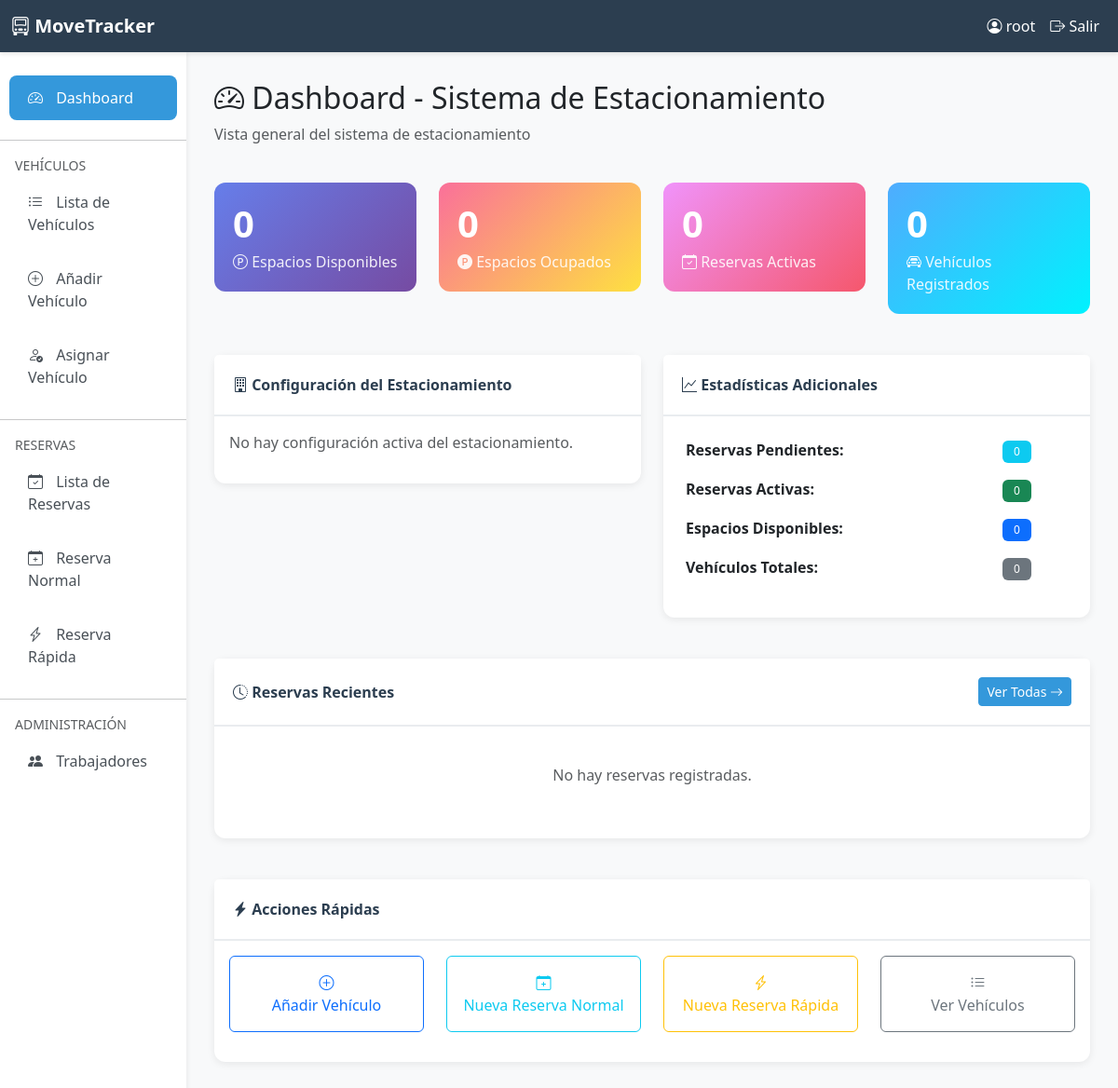
/parking/ (signed in), run on an earlier commit of the app's database.
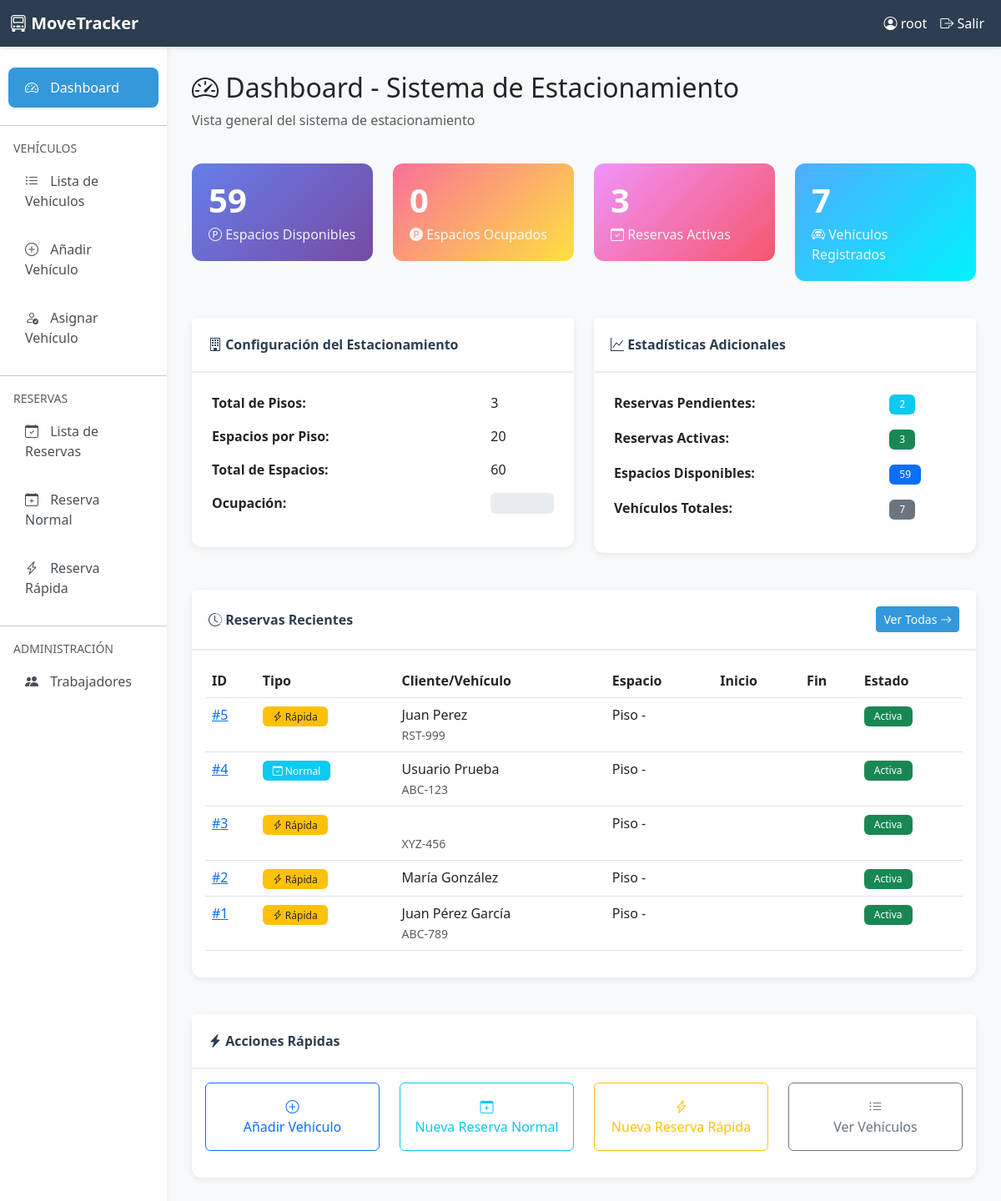
And on a later commit of the database.
### parking/models.py (models this page shows, shortened)
class ParkingConfiguration(models.Model):
    total_floors = models.PositiveIntegerField(
        verbose_name='Total de Pisos',
        validators=[MinValueValidator(1)],
        help_text='Número total de pisos en el estacionamiento'
    )
    spaces_per_floor = models.PositiveIntegerField(
        verbose_name='Espacios por Piso',
        validators=[MinValueValidator(1)],
        help_text='Cantidad de espacios de estacionamiento por piso'
    )
    is_active = models.BooleanField(
        default=True,
        verbose_name='Configuración Activa',
        help_text='Solo puede haber una configuración activa'
    )
    created_at = models.DateTimeField(auto_now_add=True, verbose_name='Fecha de Creación')
    updated_at = models.DateTimeField(auto_now=True, verbose_name='Última Actualización')
    created_by = models.ForeignKey(
        User,
        on_delete=models.SET_NULL,
        null=True,
        related_name='parking_configurations',
        verbose_name='Creado por'
    )
    class Meta:
        verbose_name = 'Configuración de Estacionamiento'
        verbose_name_plural = 'Configuraciones de Estacionamiento'
        ordering = ['-created_at']

class ParkingReservation(models.Model):
    class ReservationStatus(models.TextChoices):
        PENDING = 'PENDING', 'Pendiente'
        CONFIRMED = 'CONFIRMED', 'Confirmado'
        CANCELLED = 'CANCELLED', 'Cancelado'
        COMPLETED = 'COMPLETED', 'Completado'
    user = models.ForeignKey(
        User,
        on_delete=models.CASCADE,
        related_name='parking_reservations',
        verbose_name='Usuario',
        null=True,
        blank=True,
        help_text='Usuario registrado. Dejar en blanco para reserva rápida/manual'
    )
    vehicle = models.ForeignKey(
        Vehicle,
        on_delete=models.CASCADE,
        related_name='reservations',
        verbose_name='Vehículo',
        null=True,
        blank=True,
        help_text='Vehículo registrado. Dejar en blanco para reserva rápida/manual'
    )
    customer_name = models.CharField(
        max_length=100,
        blank=True,
        verbose_name='Nombre del Cliente',
        help_text='Para reservas rápidas sin usuario registrado'
    )
    customer_phone = models.CharField(
        max_length=20,
        blank=True,
        verbose_name='Teléfono del Cliente',
        help_text='Para reservas rápidas sin usuario registrado'
    )
    customer_email = models.EmailField(
        blank=True,
        verbose_name='Email del Cliente',
        help_text='Para reservas rápidas sin usuario registrado'
    )
    vehicle_plate = models.CharField(
        max_length=20,
        blank=True,
        verbose_name='Placa del Vehículo',
        help_text='Para reservas rápidas sin vehículo registrado'
    )
    vehicle_type_temp = models.CharField(
        max_length=20,
        choices=VehicleType.choices,
        blank=True,
        verbose_name='Tipo de Vehículo (Temporal)',
        help_text='Para reservas rápidas sin vehículo registrado'
    )
    parking_space = models.ForeignKey(
        ParkingSpace,
        on_delete=models.CASCADE,
        related_name='reservations',
        null=True,
        blank=True,
        verbose_name='Espacio Asignado'
    )
    status = models.CharField(
        max_length=20,
        choices=ReservationStatus.choices,
        default=ReservationStatus.PENDING,
        verbose_name='Estado'
    )
    reservation_date = models.DateTimeField(
        verbose_name='Fecha de Reserva',
        help_text='Fecha y hora para la cual se reserva'
    )
    duration_hours = models.PositiveIntegerField(
        verbose_name='Duración (horas)',
        validators=[MinValueValidator(1)],
        default=1
    )
    is_quick_reservation = models.BooleanField(
        default=False,
        verbose_name='Reserva Rápida',
        help_text='Indica si es una reserva rápida/manual sin usuario registrado'
    )
    notes = models.TextField(blank=True, verbose_name='Notas')
    created_by = models.ForeignKey(
        User,
        on_delete=models.SET_NULL,
        null=True,
        blank=True,
        related_name='reservations_created',
        verbose_name='Creado por',
        help_text='Trabajador o admin que creó la reserva'
    )
    created_at = models.DateTimeField(auto_now_add=True, verbose_name='Fecha de Creación')
    updated_at = models.DateTimeField(auto_now=True, verbose_name='Última Actualización')
    class Meta:
        verbose_name = 'Reserva de Estacionamiento'
        verbose_name_plural = 'Reservas de Estacionamiento'
        ordering = ['-reservation_date']
        indexes = [
            models.Index(fields=['status', 'reservation_date']),
            models.Index(fields=['user', 'status']),
            models.Index(fields=['is_quick_reservation', 'status']),
        ]

class Vehicle(models.Model):
    owner = models.ForeignKey(
        User,
        on_delete=models.CASCADE,
        related_name='vehicles',
        verbose_name='Propietario'
    )
    vehicle_type = models.CharField(
        max_length=20,
        choices=VehicleType.choices,
        verbose_name='Tipo de Vehículo'
    )
    brand = models.CharField(max_length=50, verbose_name='Marca')
    model = models.CharField(max_length=50, verbose_name='Modelo')
    year = models.PositiveIntegerField(
        verbose_name='Año',
        validators=[MinValueValidator(1900), MaxValueValidator(2100)]
    )
    color = models.CharField(max_length=30, verbose_name='Color')
    license_plate = models.CharField(
        max_length=20,
        unique=True,
        verbose_name='Placa',
        help_text='Número de placa del vehículo'
    )
    is_active = models.BooleanField(default=True, verbose_name='Activo')
    created_at = models.DateTimeField(auto_now_add=True, verbose_name='Fecha de Registro')
    updated_at = models.DateTimeField(auto_now=True, verbose_name='Última Actualización')
    registered_by = models.ForeignKey(
        User,
        on_delete=models.SET_NULL,
        null=True,
        related_name='registered_vehicles',
        verbose_name='Registrado por'
    )
    class Meta:
        verbose_name = 'Vehículo'
        verbose_name_plural = 'Vehículos'
        ordering = ['-created_at']
        indexes = [
            models.Index(fields=['license_plate']),
            models.Index(fields=['owner', 'is_active']),
        ]

### parking/views.py (the view)
# urls.py: path('', views.dashboard, name='dashboard'),
@login_required
@user_passes_test(is_admin_or_worker, login_url='user:login')
def dashboard(request):
    from .models import ParkingConfiguration, ParkingFloor
    config = ParkingConfiguration.objects.filter(is_active=True).first()
    total_spaces = ParkingSpace.objects.filter(is_active=True).count()
    available_spaces = ParkingSpace.objects.filter(
        status=ParkingSpace.SpaceStatus.AVAILABLE,
        is_active=True
    ).count()
    occupied_spaces = ParkingSpace.objects.filter(
        status=ParkingSpace.SpaceStatus.OCCUPIED,
        is_active=True
    ).count()
    reserved_spaces = ParkingSpace.objects.filter(
        status=ParkingSpace.SpaceStatus.RESERVED,
        is_active=True
    ).count()
    total_vehicles = Vehicle.objects.filter(is_active=True).count()
    now = timezone.now()
    active_reservations = ParkingReservation.objects.filter(
        reservation_date__lte=now,
        status__in=[
            ParkingReservation.ReservationStatus.PENDING,
            ParkingReservation.ReservationStatus.CONFIRMED
        ]
    ).count()
    pending_reservations = ParkingReservation.objects.filter(
        reservation_date__gt=now,
        status=ParkingReservation.ReservationStatus.PENDING
    ).count()
    recent_reservations = ParkingReservation.objects.select_related(
        'vehicle', 'vehicle__owner', 'parking_space', 'created_by'
    ).exclude(
        status=ParkingReservation.ReservationStatus.CANCELLED
    ).order_by('-created_at')[:5]
    context = {
        'title': 'Dashboard - Sistema de Estacionamiento',
        'config': config,
        'total_spaces': total_spaces,
        'available_spaces': available_spaces,
        'occupied_spaces': occupied_spaces,
        'reserved_spaces': reserved_spaces,
        'total_vehicles': total_vehicles,
        'active_reservations': active_reservations,
        'pending_reservations': pending_reservations,
        'recent_reservations': recent_reservations,
        'occupancy_percentage': (occupied_spaces / total_spaces * 100) if total_spaces > 0 else 0,
    }
    return render(request, 'parking/dashboard.html', context)

### parking/views.py (called while the page is built)
def is_admin_or_worker(user):
    if not user.is_authenticated:
        return False
    if user.is_superuser:
        return True
    if hasattr(user, 'role'):
        return user.role in ['ADMIN', 'WORKER']
    return user.is_staff

### parking/templates/parking/dashboard.html (shortened to what the changed rows need)
{% extends 'parking/base.html' %}
{% block content %}
<div class="row mb-4">
    <div class="col-12">
        <h2><i class="bi bi-speedometer2"></i> {{ title }}</h2>
    </div>
</div>
<div class="row">
    <div class="col-md-3">
        <div class="stat-card success">
            <h3>{{ available_spaces }}</h3>
            <p><i class="bi bi-p-circle"></i> Espacios Disponibles</p>
        </div>
    </div>
    <div class="col-md-3">
        <div class="stat-card info">
            <h3>{{ active_reservations }}</h3>
            <p><i class="bi bi-calendar-check"></i> Reservas Activas</p>
        </div>
    </div>
    <div class="col-md-3">
        <div class="stat-card warning">
            <h3>{{ total_vehicles }}</h3>
            <p><i class="bi bi-car-front"></i> Vehículos Registrados</p>
        </div>
    </div>
</div>
<div class="row mt-4">
    <div class="col-md-6">
        <div class="card">
            <div class="card-body">
                {% if config %}
                    <table class="table table-borderless">
                        <tr>
                            <td><strong>Total de Pisos:</strong></td>
                            <td>{{ config.total_floors }}</td>
                        </tr>
                        <tr>
                            <td><strong>Espacios por Piso:</strong></td>
                            <td>{{ config.spaces_per_floor }}</td>
                        </tr>
                        <tr>
                            <td><strong>Total de Espacios:</strong></td>
                            <td>{{ total_spaces }}</td>
                        </tr>
                        <tr>
                            <td><strong>Ocupación:</strong></td>
                            <td>
                                <div class="progress" style="height: 25px;">
                                </div>
                            </td>
                        </tr>
                    </table>
                {% else %}
                    <p class="text-muted">No hay configuración activa del estacionamiento.</p>
                {% endif %}
            </div>
        </div>
    </div>
    <div class="col-md-6">
        <div class="card">
            <div class="card-body">
                <table class="table table-borderless">
                    <tr>
                        <td><span class="badge bg-info">{{ pending_reservations }}</span></td>
                    </tr>
                    <tr>
                        <td><span class="badge bg-success">{{ active_reservations }}</span></td>
                    </tr>
                    <tr>
                        <td><span class="badge bg-primary">{{ available_spaces }}</span></td>
                    </tr>
                    <tr>
                        <td><span class="badge bg-secondary">{{ total_vehicles }}</span></td>
                    </tr>
                </table>
            </div>
        </div>
    </div>
</div>
<div class="row mt-4">
    <div class="col-12">
        <div class="card">
            <div class="card-body">
                {% if recent_reservations %}
                    <div class="table-responsive">
                        <table class="table table-hover">
                            <thead>
                                <tr>
                                    <th>ID</th>
                                    <th>Tipo</th>
                                    <th>Cliente/Vehículo</th>
                                    <th>Espacio</th>
                                    <th>Inicio</th>
                                    <th>Fin</th>
                                    <th>Estado</th>
                                </tr>
                            </thead>
                            <tbody>
                                {% for reservation in recent_reservations %}
                                    <tr>
                                        <td>
                                            <a href="{% url 'parking:reservation_detail' reservation.id %}">
                                                #{{ reservation.id }}
                                            </a>
                                        </td>
                                        <td>
                                            {% if reservation.is_quick_reservation %}
                                                <span class="badge bg-warning text-dark">
                                                    <i class="bi bi-lightning-charge"></i> Rápida
                                                </span>
                                            {% else %}
                                                <span class="badge bg-info">
                                                    <i class="bi bi-calendar-check"></i> Normal
                                                </span>
                                            {% endif %}
                                        </td>
                                        <td>
                                            {% if reservation.is_quick_reservation %}
                                                {{ reservation.customer_name }}<br>
                                                <small class="text-muted">{{ reservation.vehicle_plate }}</small>
                                            {% else %}
                                                {{ reservation.vehicle.owner.get_full_name|default:reservation.vehicle.owner.username }}<br>
                                                <small class="text-muted">{{ reservation.vehicle.license_plate }}</small>
                                            {% endif %}
                                        </td>
                                        <td>Piso {{ reservation.reserved_space.floor.floor_number }} - {{ reservation.reserved_space.space_number }}</td>
                                        <td>{{ reservation.start_datetime|date:"d/m/Y H:i" }}</td>
                                        <td>{{ reservation.end_datetime|date:"d/m/Y H:i" }}</td>
                                        <td>
                                            {% if reservation.is_cancelled %}
                                                <span class="badge bg-danger">Cancelada</span>
                                            {% elif reservation.start_datetime > now %}
                                                <span class="badge bg-secondary">Pendiente</span>
                                            {% elif reservation.end_datetime < now %}
                                                <span class="badge bg-dark">Completada</span>
                                            {% else %}
                                                <span class="badge bg-success">Activa</span>
                                            {% endif %}
                                        </td>
                                    </tr>
                                {% endfor %}
                            </tbody>
                        </table>
                    </div>
                {% else %}
                    <p class="text-muted text-center py-4">No hay reservas registradas.</p>
                {% endif %}
            </div>
        </div>
    </div>
</div>
{% endblock %}

What changed in the data, as far as the page shows it:
added ParkingConfiguration: total_floors "3", spaces_per_floor "20"
added ParkingReservation: id "5", is_quick_reservation True (drawn), customer_name "Juan Perez", vehicle_plate "RST-999"
added ParkingReservation: id "4", is_quick_reservation False (drawn), vehicle.owner.get_full_name "Usuario Prueba", vehicle.license_plate "ABC-123"
added ParkingReservation: id "3", is_quick_reservation True (drawn), vehicle_plate "XYZ-456"
added ParkingReservation: id "2", is_quick_reservation True (drawn), customer_name "María González"
added ParkingReservation: id "1", is_quick_reservation True (drawn), customer_name "Juan Pérez García", vehicle_plate "ABC-789"
Also different on the page:
{{ available_spaces }}: "0" → "59"
{{ active_reservations }}: "0" → "3"
{{ total_vehicles }}: "0" → "7"
{{ total_spaces }}: (not shown) → "60"
{{ pending_reservations }}: "0" → "2"
text no longer shown: "No hay configuración activa del estacionamiento. No hay reservas registradas."
text now shown: "Total de Pisos: Espacios por Piso: Total de Espacios: Ocupación: ID Tipo Cliente/Vehículo Espacio Inicio Fin Estado"
